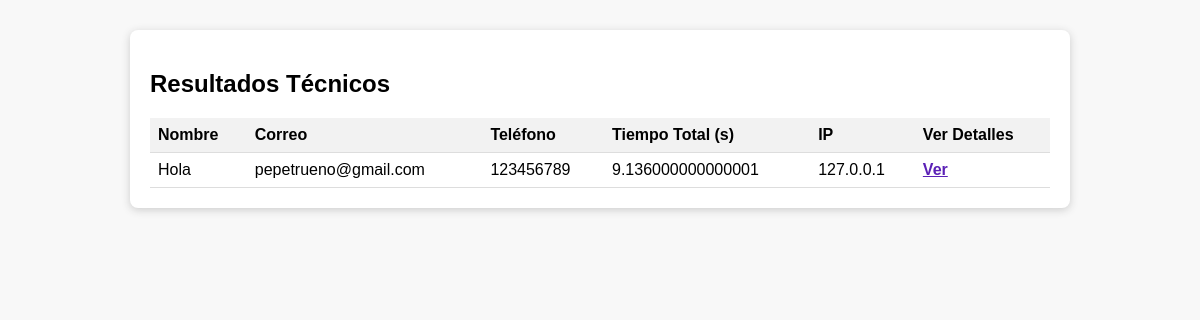
Page /resultados on the earlier database version.
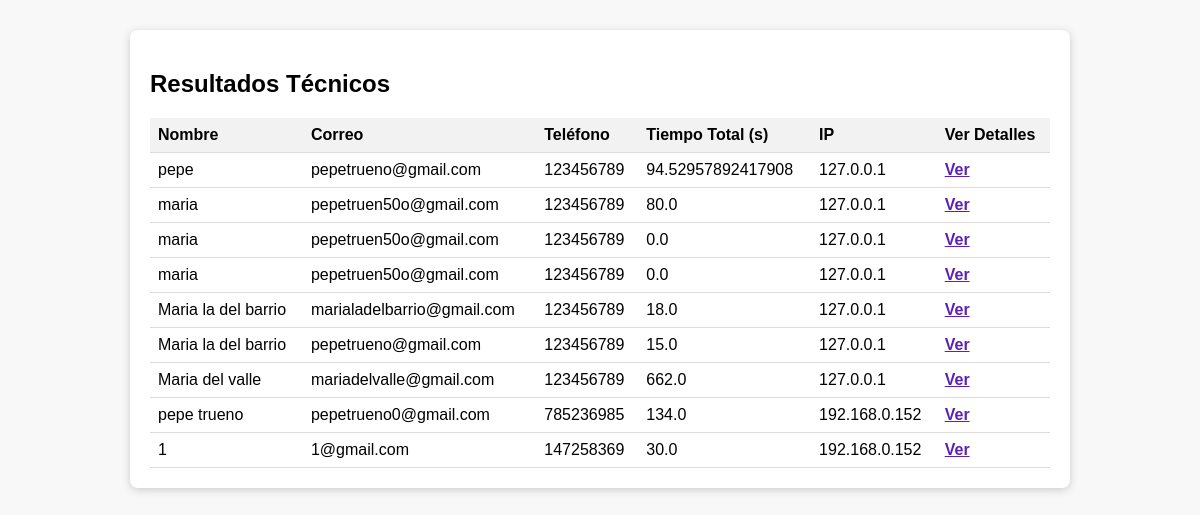
Same page on the later database version.
### tables this page shows
CREATE TABLE respuestas (
                id INTEGER PRIMARY KEY AUTOINCREMENT,
                nombre TEXT,
                correo TEXT,
                telefono TEXT,
                respuestas TEXT,
                tiempos TEXT,
                tiempo_total REAL,
                ip TEXT
            );

### app.py (the view)
@app.route("/resultados")
def resultados():
    conn = sqlite3.connect(DB_FILE)
    c = conn.cursor()
    c.execute("SELECT id, nombre, correo, telefono, tiempo_total, ip FROM respuestas")
    rows = c.fetchall()
    conn.close()
    return render_template("resultados.html", resultados=rows)

### templates/resultados.html (shortened to what this page needs)
<!DOCTYPE html>
<html lang="es">
<head>
</head>
<body>
    <div class="container">
        <h2>Resultados Técnicos</h2>
        <table>
            <thead>
                <tr>
                    <th>Nombre</th>
                    <th>Correo</th>
                    <th>Teléfono</th>
                    <th>Tiempo Total (s)</th>
                    <th>IP</th>
                    <th>Ver Detalles</th>
                </tr>
            </thead>
            <tbody>
                {% for r in resultados %}
                <tr>
                    <td>{{ r[1] }}</td>
                    <td>{{ r[2] }}</td>
                    <td>{{ r[3] }}</td>
                    <td>{{ r[4] }}</td>
                    <td>{{ r[5] }}</td>
                    <td><a href="{{ url_for('resultado_tecnico', res_id=r[0]) }}">Ver</a></td>
                </tr>
                {% endfor %}
            </tbody>
        </table>
    </div>
</body>
</html>

### templates/resultados.html (style rules this page uses)
body { font-family: Arial, sans-serif; background: #f8f8f8; }
.container { max-width: 900px; margin: 30px auto; background: #fff; border-radius: 8px; box-shadow: 0 2px 8px #ccc; padding: 20px; }
table { width: 100%; border-collapse: collapse; background: #fff; }
th, td { padding: 8px; text-align: left; border-bottom: 1px solid #ddd; }
th { background: #f2f2f2; }
a { color: #5b21b6; font-weight: bold; text-decoration: underline; }

Differences in the rows shown:
changed respuestas: nombre "Hola" → "pepe"; tiempo_total "9.136000000000001" → "94.52957892417908"
added respuestas: nombre "maria", correo "pepetruen50o@gmail.com", telefono "123456789", tiempo_total "80.0", ip "127.0.0.1"
added respuestas: nombre "maria", correo "pepetruen50o@gmail.com", telefono "123456789", tiempo_total "0.0", ip "127.0.0.1"
added respuestas: nombre "maria", correo "pepetruen50o@gmail.com", telefono "123456789", tiempo_total "0.0", ip "127.0.0.1"
added respuestas: nombre "Maria la del barrio", correo "marialadelbarrio@gmail.com", telefono "123456789", tiempo_total "18.0", ip "127.0.0.1"
added respuestas: nombre "Maria la del barrio", correo "pepetrueno@gmail.com", telefono "123456789", tiempo_total "15.0", ip "127.0.0.1"
added respuestas: nombre "Maria del valle", correo "mariadelvalle@gmail.com", telefono "123456789", tiempo_total "662.0", ip "127.0.0.1"
added respuestas: nombre "pepe trueno", correo "pepetrueno0@gmail.com", telefono "785236985", tiempo_total "134.0", ip "192.168.0.152"
added respuestas: nombre "1", correo "1@gmail.com", telefono "147258369", tiempo_total "30.0", ip "192.168.0.152"
